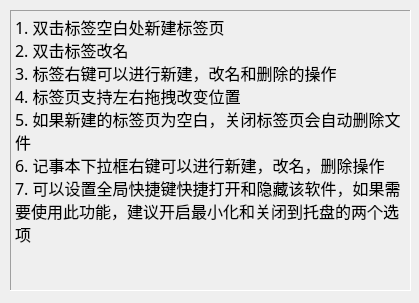
<?xml version="1.0" encoding="UTF-8"?>
<ui version="4.0">
 <class>HelpDialog</class>
 <widget class="QDialog" name="HelpDialog">
  <property name="geometry">
   <rect>
    <x>0</x>
    <y>0</y>
    <width>419</width>
    <height>303</height>
   </rect>
  </property>
  <property name="font">
   <font>
    <family>微软雅黑</family>
    <pointsize>10</pointsize>
   </font>
  </property>
  <property name="windowTitle">
   <string>帮助</string>
  </property>
  <widget class="QLabel" name="label">
   <property name="geometry">
    <rect>
     <x>10</x>
     <y>10</y>
     <width>401</width>
     <height>281</height>
    </rect>
   </property>
   <property name="font">
    <font>
     <family>微软雅黑</family>
     <pointsize>12</pointsize>
    </font>
   </property>
   <property name="frameShape">
    <enum>QFrame::Panel</enum>
   </property>
   <property name="frameShadow">
    <enum>QFrame::Sunken</enum>
   </property>
   <property name="text">
    <string>1. 双击标签空白处新建标签页
2. 双击标签改名
3. 标签右键可以进行新建，改名和删除的操作
4. 标签页支持左右拖拽改变位置
5. 如果新建的标签页为空白，关闭标签页会自动删除文件
6. 记事本下拉框右键可以进行新建，改名，删除操作
7. 可以设置全局快捷键快捷打开和隐藏该软件，如果需要使用此功能，建议开启最小化和关闭到托盘的两个选项</string>
   </property>
   <property name="textFormat">
    <enum>Qt::PlainText</enum>
   </property>
   <property name="alignment">
    <set>Qt::AlignLeading|Qt::AlignLeft|Qt::AlignTop</set>
   </property>
   <property name="wordWrap">
    <bool>true</bool>
   </property>
  </widget>
 </widget>
 <resources/>
 <connections/>
</ui>
